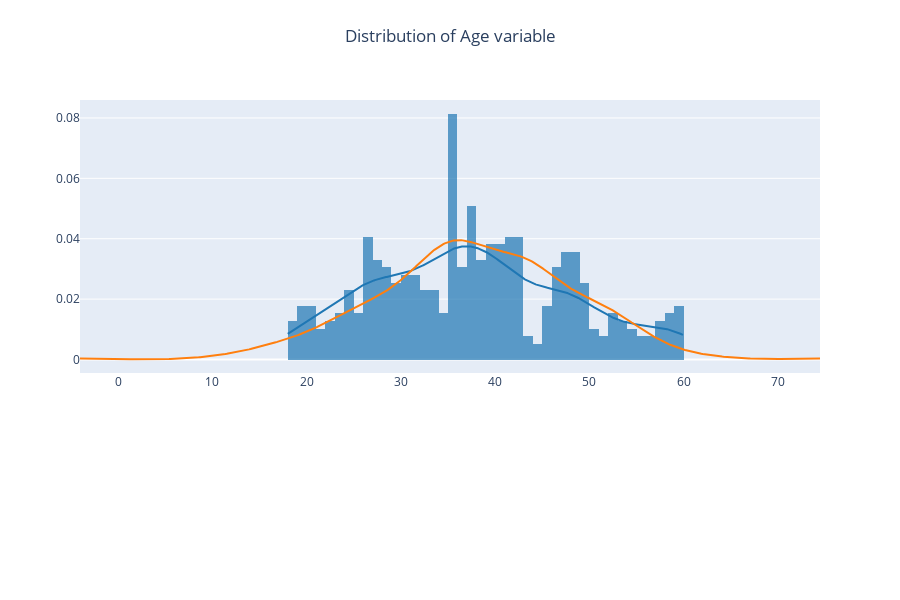

Write notebook code for a chart like this one.
### Markdown cell above
From the plot above it can be said that the women have a Estimated Salary higher when compared to men.

### Code cell
# Select Age feature
data = df['Age']

# Create two variables to store mean and standard deviation of the Age variable
m = data.mean()
s = data.std()

# Calculate the Gaussian distribution based on the mean and standard deviation
gaussian_data = np.random.normal(m, s, 400)


# Create figure
fig = ff.create_distplot(
    [data, gaussian_data], # Add Age and the Gaussian distribution
    group_labels=["plot", "gaussian"], # Add the labels
    curve_type="kde") # Curve type kde

# Include Histogram, Line and Gaussian Distribution
fig.data = [fig.data[0], fig.data[2], fig.data[3]]

# Update layout object to set legend as false
# Use update_layout in order to define few configuration such as figure height and width, title, etc
fig.update_layout(
    height=600, # Figure height
    width=900, # Figure width
    title={
        'text': 'Distribution of Age variable', # Subplot main title
        'y':0.95, # Set main title y-axis position
        'x':0.5, # Set main title x-axis position
        'xanchor': 'center', # xachor position
        'yanchor': 'top'}, # yachpr
    showlegend=False) # legend false

# Display 
fig.show()

### Figure 1 — Plotly figure (JSON) as saved in the notebook; plotly's stock layout.template omitted (floating-point values rounded to 4 significant figures; data arrays with more than 128 entries replaced by an {"elided": "..."} marker saying what was removed)
{"data": [{"autobinx": false, "histnorm": "probability density", "legendgroup": "plot", "marker": {"color": "rgb(31, 119, 180)"}, "name": "plot", "opacity": 0.7, "type": "histogram", "x": {"elided": "400 int values"}, "xaxis": "x", "xbins": {"end": 60, "size": 1, "start": 18}, "yaxis": "y"}, {"legendgroup": "plot", "marker": {"color": "rgb(31, 119, 180)"}, "mode": "lines", "name": "plot", "showlegend": false, "type": "scatter", "x": {"elided": "500 float values"}, "xaxis": "x", "y": {"elided": "500 float values"}, "yaxis": "y"}, {"legendgroup": "gaussian", "marker": {"color": "rgb(255, 127, 14)"}, "mode": "lines", "name": "gaussian", "showlegend": false, "type": "scatter", "x": {"elided": "500 float values"}, "xaxis": "x", "y": {"elided": "500 float values"}, "yaxis": "y"}], "layout": {"barmode": "overlay", "height": 600, "hovermode": "closest", "legend": {"traceorder": "reversed"}, "showlegend": false, "title": {"text": "Distribution of Age variable", "x": 0.5, "xanchor": "center", "y": 0.95, "yanchor": "top"}, "width": 900, "xaxis": {"anchor": "y2", "domain": [0, 1], "zeroline": false}, "yaxis": {"anchor": "free", "domain": [0.35, 1], "position": 0}, "yaxis2": {"anchor": "x", "domain": [0, 0.25], "dtick": 1, "showticklabels": false}}}
